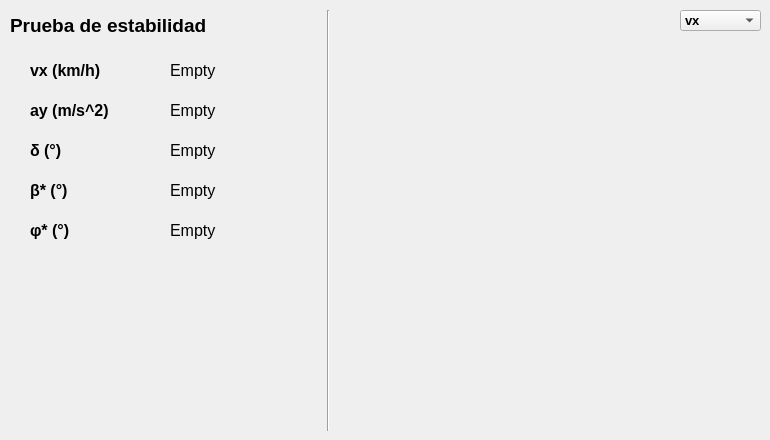
       <widget class="QWidget" name="tab_estabilidad">
        <property name="enabled">
         <bool>true</bool>
        </property>
        <attribute name="title">
         <string>Estabilidad</string>
        </attribute>
        <widget class="PlotWidget" name="est_widget_plot" native="true">
         <property name="geometry">
          <rect>
           <x>340</x>
           <y>10</y>
           <width>421</width>
           <height>421</height>
          </rect>
         </property>
         <property name="cursor">
          <cursorShape>CrossCursor</cursorShape>
         </property>
         <widget class="QComboBox" name="combo_est_plot">
          <property name="geometry">
           <rect>
            <x>340</x>
            <y>0</y>
            <width>81</width>
            <height>21</height>
           </rect>
          </property>
          <property name="font">
           <font>
            <pointsize>10</pointsize>
            <weight>75</weight>
            <bold>true</bold>
           </font>
          </property>
          <item>
           <property name="text">
            <string>vx</string>
           </property>
          </item>
          <item>
           <property name="text">
            <string>ay</string>
           </property>
          </item>
          <item>
           <property name="text">
            <string>δ</string>
           </property>
          </item>
         </widget>
        </widget>
        <widget class="QLabel" name="label_est_titulo">
         <property name="geometry">
          <rect>
           <x>10</x>
           <y>10</y>
           <width>317</width>
           <height>31</height>
          </rect>
         </property>
         <property name="font">
          <font>
           <family>Arial</family>
           <pointsize>14</pointsize>
           <weight>75</weight>
           <bold>true</bold>
          </font>
         </property>
         <property name="text">
          <string>Prueba de estabilidad</string>
         </property>
        </widget>
        <widget class="QLabel" name="label_est_1">
         <property name="geometry">
          <rect>
           <x>30</x>
           <y>50</y>
           <width>131</width>
           <height>41</height>
          </rect>
         </property>
         <property name="font">
          <font>
           <family>Arial</family>
           <pointsize>12</pointsize>
           <weight>75</weight>
           <bold>true</bold>
          </font>
         </property>
         <property name="frameShape">
          <enum>QFrame::NoFrame</enum>
         </property>
         <property name="text">
          <string>vx (km/h)</string>
         </property>
        </widget>
        <widget class="QLabel" name="label_est_delta">
         <property name="geometry">
          <rect>
           <x>170</x>
           <y>130</y>
           <width>151</width>
           <height>41</height>
          </rect>
         </property>
         <property name="font">
          <font>
           <family>Arial</family>
           <pointsize>12</pointsize>
          </font>
         </property>
         <property name="frameShape">
          <enum>QFrame::NoFrame</enum>
         </property>
         <property name="frameShadow">
          <enum>QFrame::Sunken</enum>
         </property>
         <property name="text">
          <string>Empty</string>
         </property>
        </widget>
        <widget class="QLabel" name="label_est_ay">
         <property name="geometry">
          <rect>
           <x>170</x>
           <y>90</y>
           <width>151</width>
           <height>41</height>
          </rect>
         </property>
         <property name="font">
          <font>
           <family>Arial</family>
           <pointsize>12</pointsize>
          </font>
         </property>
         <property name="frameShape">
          <enum>QFrame::NoFrame</enum>
         </property>
         <property name="frameShadow">
          <enum>QFrame::Sunken</enum>
         </property>
         <property name="text">
          <string>Empty</string>
         </property>
        </widget>
        <widget class="QLabel" name="label_est_3">
         <property name="geometry">
          <rect>
           <x>30</x>
           <y>130</y>
           <width>131</width>
           <height>41</height>
          </rect>
         </property>
         <property name="font">
          <font>
           <family>Arial</family>
           <pointsize>12</pointsize>
           <weight>75</weight>
           <bold>true</bold>
          </font>
         </property>
         <property name="frameShape">
          <enum>QFrame::NoFrame</enum>
         </property>
         <property name="text">
          <string>δ (°)</string>
         </property>
        </widget>
        <widget class="QLabel" name="label_est_vx">
         <property name="geometry">
          <rect>
           <x>170</x>
           <y>50</y>
           <width>151</width>
           <height>41</height>
          </rect>
         </property>
         <property name="font">
          <font>
           <family>Arial</family>
           <pointsize>12</pointsize>
          </font>
         </property>
         <property name="frameShape">
          <enum>QFrame::NoFrame</enum>
         </property>
         <property name="frameShadow">
          <enum>QFrame::Sunken</enum>
         </property>
         <property name="text">
          <string>Empty</string>
         </property>
        </widget>
        <widget class="QLabel" name="label_est_2">
         <property name="geometry">
          <rect>
           <x>30</x>
           <y>90</y>
           <width>131</width>
           <height>41</height>
          </rect>
         </property>
         <property name="font">
          <font>
           <family>Arial</family>
           <pointsize>12</pointsize>
           <weight>75</weight>
           <bold>true</bold>
          </font>
         </property>
         <property name="frameShape">
          <enum>QFrame::NoFrame</enum>
         </property>
         <property name="text">
          <string>ay (m/s^2)</string>
         </property>
        </widget>
        <widget class="Line" name="line">
         <property name="geometry">
          <rect>
           <x>320</x>
           <y>10</y>
           <width>16</width>
           <height>421</height>
          </rect>
         </property>
         <property name="orientation">
          <enum>Qt::Vertical</enum>
         </property>
        </widget>
        <widget class="QLabel" name="label_est_4">
         <property name="geometry">
          <rect>
           <x>30</x>
           <y>170</y>
           <width>131</width>
           <height>41</height>
          </rect>
         </property>
         <property name="font">
          <font>
           <family>Arial</family>
           <pointsize>12</pointsize>
           <weight>75</weight>
           <bold>true</bold>
          </font>
         </property>
         <property name="frameShape">
          <enum>QFrame::NoFrame</enum>
         </property>
         <property name="text">
          <string>β* (°)</string>
         </property>
        </widget>
        <widget class="QLabel" name="label_est_5">
         <property name="geometry">
          <rect>
           <x>30</x>
           <y>210</y>
           <width>131</width>
           <height>41</height>
          </rect>
         </property>
         <property name="font">
          <font>
           <family>Arial</family>
           <pointsize>12</pointsize>
           <weight>75</weight>
           <bold>true</bold>
          </font>
         </property>
         <property name="frameShape">
          <enum>QFrame::NoFrame</enum>
         </property>
         <property name="text">
          <string>φ* (°)</string>
         </property>
        </widget>
        <widget class="QLabel" name="label_est_beta">
         <property name="geometry">
          <rect>
           <x>170</x>
           <y>170</y>
           <width>151</width>
           <height>41</height>
          </rect>
         </property>
         <property name="font">
          <font>
           <family>Arial</family>
           <pointsize>12</pointsize>
          </font>
         </property>
         <property name="frameShape">
          <enum>QFrame::NoFrame</enum>
         </property>
         <property name="frameShadow">
          <enum>QFrame::Sunken</enum>
         </property>
         <property name="text">
          <string>Empty</string>
         </property>
        </widget>
        <widget class="QLabel" name="label_est_phi">
         <property name="geometry">
          <rect>
           <x>170</x>
           <y>210</y>
           <width>151</width>
           <height>41</height>
          </rect>
         </property>
         <property name="font">
          <font>
           <family>Arial</family>
           <pointsize>12</pointsize>
          </font>
         </property>
         <property name="frameShape">
          <enum>QFrame::NoFrame</enum>
         </property>
         <property name="frameShadow">
          <enum>QFrame::Sunken</enum>
         </property>
         <property name="text">
          <string>Empty</string>
         </property>
        </widget>
       </widget>
